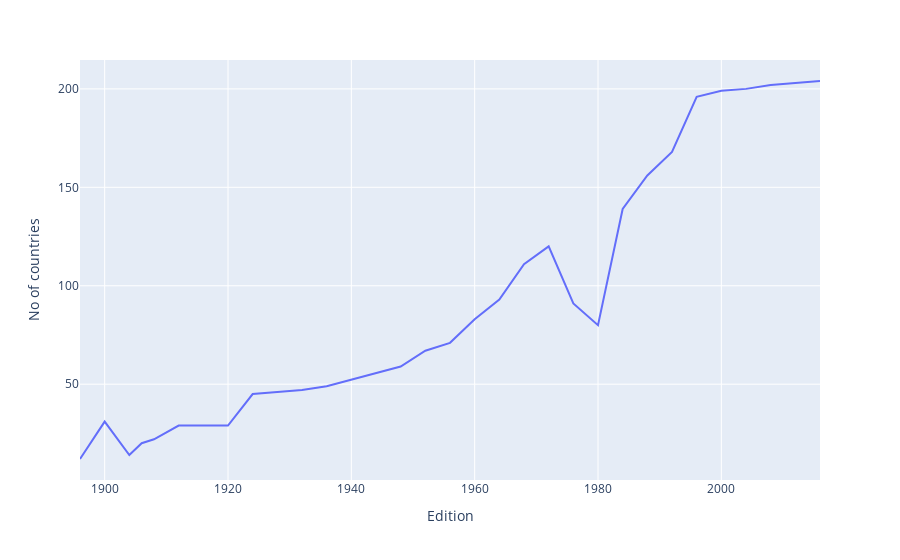

Source (notebook cell):
### Code cell
fig=px.line(nations_over_time,x='Edition',y='No of countries')
fig.show()

### Figure 1 — Plotly figure (JSON) as saved in the notebook; plotly's stock layout.template omitted (floating-point values rounded to 4 significant figures)
{"data": [{"hovertemplate": "Edition=%{x}<br>No of countries=%{y}<extra></extra>", "legendgroup": "", "line": {"color": "#636efa", "dash": "solid"}, "marker": {"symbol": "circle"}, "mode": "lines", "name": "", "orientation": "v", "showlegend": false, "type": "scatter", "x": [1896, 1900, 1904, 1906, 1908, 1912, 1920, 1924, 1928, 1932, 1936, 1948, 1952, 1956, 1960, 1964, 1968, 1972, 1976, 1980, 1984, 1988, 1992, 1996, 2000, 2004, 2008, 2012, 2016], "xaxis": "x", "y": [12, 31, 14, 20, 22, 29, 29, 45, 46, 47, 49, 59, 67, 71, 83, 93, 111, 120, 91, 80, 139, 156, 168, 196, 199, 200, 202, 203, 204], "yaxis": "y"}], "layout": {"legend": {"tracegroupgap": 0}, "margin": {"t": 60}, "xaxis": {"anchor": "y", "domain": [0, 1], "title": {"text": "Edition"}}, "yaxis": {"anchor": "x", "domain": [0, 1], "title": {"text": "No of countries"}}}}
